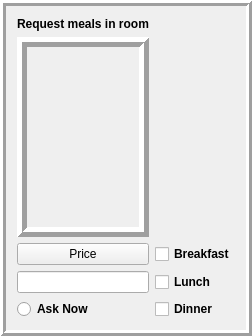
         <widget class="QFrame" name="frame_3">
          <property name="sizePolicy">
           <sizepolicy hsizetype="Expanding" vsizetype="Expanding">
            <horstretch>0</horstretch>
            <verstretch>0</verstretch>
           </sizepolicy>
          </property>
          <property name="maximumSize">
           <size>
            <width>16777215</width>
            <height>16777215</height>
           </size>
          </property>
          <property name="frameShape">
           <enum>QFrame::Box</enum>
          </property>
          <property name="frameShadow">
           <enum>QFrame::Raised</enum>
          </property>
          <property name="lineWidth">
           <number>3</number>
          </property>
          <layout class="QGridLayout" name="gridLayout_16">
           <item row="11" column="0">
            <widget class="QRadioButton" name="radioButton_8">
             <property name="font">
              <font>
               <weight>75</weight>
               <bold>true</bold>
              </font>
             </property>
             <property name="text">
              <string>Ask Now            </string>
             </property>
            </widget>
           </item>
           <item row="5" column="0" rowspan="3">
            <widget class="QLabel" name="label_23">
             <property name="minimumSize">
              <size>
               <width>0</width>
               <height>200</height>
              </size>
             </property>
             <property name="styleSheet">
              <string notr="true">border-image: url(:/newPrefix/nevencheckin_qrc/LKIHNL.png);</string>
             </property>
             <property name="frameShape">
              <enum>QFrame::Box</enum>
             </property>
             <property name="frameShadow">
              <enum>QFrame::Raised</enum>
             </property>
             <property name="lineWidth">
              <number>5</number>
             </property>
             <property name="text">
              <string/>
             </property>
             <property name="pixmap">
              <pixmap>:/newPrefix/check in_qrc/LKIHNL.png</pixmap>
             </property>
             <property name="scaledContents">
              <bool>true</bool>
             </property>
            </widget>
           </item>
           <item row="8" column="0">
            <widget class="QPushButton" name="pushButton_6">
             <property name="text">
              <string>Price</string>
             </property>
            </widget>
           </item>
           <item row="0" column="0">
            <widget class="QLabel" name="label_41">
             <property name="font">
              <font>
               <weight>75</weight>
               <bold>true</bold>
              </font>
             </property>
             <property name="text">
              <string>Request meals in room</string>
             </property>
            </widget>
           </item>
           <item row="11" column="1">
            <widget class="QCheckBox" name="checkBox_2">
             <property name="font">
              <font>
               <weight>75</weight>
               <bold>true</bold>
              </font>
             </property>
             <property name="text">
              <string>Dinner</string>
             </property>
            </widget>
           </item>
           <item row="8" column="1">
            <widget class="QCheckBox" name="checkBox_3">
             <property name="font">
              <font>
               <weight>75</weight>
               <bold>true</bold>
              </font>
             </property>
             <property name="text">
              <string>Breakfast</string>
             </property>
            </widget>
           </item>
           <item row="9" column="0">
            <widget class="QLineEdit" name="lineEdit_5">
             <property name="readOnly">
              <bool>true</bool>
             </property>
            </widget>
           </item>
           <item row="9" column="1">
            <widget class="QCheckBox" name="checkBox">
             <property name="font">
              <font>
               <weight>75</weight>
               <bold>true</bold>
              </font>
             </property>
             <property name="text">
              <string>Lunch</string>
             </property>
            </widget>
           </item>
          </layout>
         </widget>
